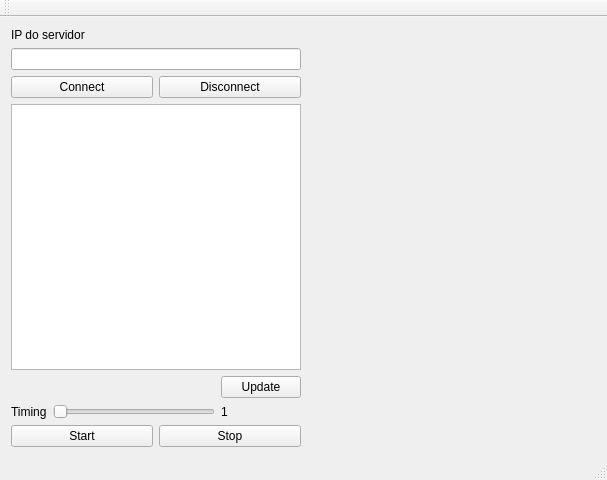
<?xml version="1.0" encoding="UTF-8"?>
<ui version="4.0">
 <class>MainWindow</class>
 <widget class="QMainWindow" name="MainWindow">
  <property name="geometry">
   <rect>
    <x>0</x>
    <y>0</y>
    <width>607</width>
    <height>480</height>
   </rect>
  </property>
  <property name="windowTitle">
   <string>MainWindow</string>
  </property>
  <widget class="QWidget" name="centralWidget">
   <layout class="QGridLayout" name="gridLayout_3">
    <item row="0" column="0">
     <layout class="QHBoxLayout" name="horizontalLayout_3" stretch="50,50">
      <item>
       <layout class="QGridLayout" name="gridLayout_2">
        <item row="0" column="0">
         <layout class="QVBoxLayout" name="verticalLayout_2">
          <item>
           <layout class="QVBoxLayout" name="verticalLayout">
            <item>
             <widget class="QLabel" name="label">
              <property name="text">
               <string>IP do servidor</string>
              </property>
             </widget>
            </item>
            <item>
             <widget class="QLineEdit" name="lineEdit"/>
            </item>
           </layout>
          </item>
          <item>
           <layout class="QHBoxLayout" name="horizontalLayout_2">
            <item>
             <widget class="QPushButton" name="pushButtonConnect">
              <property name="text">
               <string>Connect</string>
              </property>
             </widget>
            </item>
            <item>
             <widget class="QPushButton" name="pushButtonDisconnect">
              <property name="text">
               <string>Disconnect</string>
              </property>
             </widget>
            </item>
           </layout>
          </item>
         </layout>
        </item>
        <item row="2" column="0">
         <layout class="QGridLayout" name="gridLayout">
          <item row="0" column="2">
           <widget class="QPushButton" name="pushButtonUpdate">
            <property name="text">
             <string>Update</string>
            </property>
           </widget>
          </item>
          <item row="1" column="2">
           <widget class="QLabel" name="label_2">
            <property name="text">
             <string>1</string>
            </property>
           </widget>
          </item>
          <item row="1" column="1">
           <widget class="QSlider" name="horizontalSliderTime">
            <property name="minimum">
             <number>1</number>
            </property>
            <property name="maximum">
             <number>60</number>
            </property>
            <property name="orientation">
             <enum>Qt::Horizontal</enum>
            </property>
           </widget>
          </item>
          <item row="1" column="0">
           <widget class="QLabel" name="label_3">
            <property name="text">
             <string>Timing</string>
            </property>
           </widget>
          </item>
          <item row="0" column="0" colspan="2">
           <spacer name="horizontalSpacer">
            <property name="orientation">
             <enum>Qt::Horizontal</enum>
            </property>
            <property name="sizeHint" stdset="0">
             <size>
              <width>138</width>
              <height>20</height>
             </size>
            </property>
           </spacer>
          </item>
          <item row="2" column="0" colspan="3">
           <layout class="QHBoxLayout" name="horizontalLayout">
            <item>
             <widget class="QPushButton" name="pushButtonStart">
              <property name="text">
               <string>Start</string>
              </property>
             </widget>
            </item>
            <item>
             <widget class="QPushButton" name="pushButton_5">
              <property name="text">
               <string>Stop</string>
              </property>
             </widget>
            </item>
           </layout>
          </item>
         </layout>
        </item>
        <item row="1" column="0">
         <widget class="QListWidget" name="listWidget"/>
        </item>
       </layout>
      </item>
      <item>
       <widget class="Plotter" name="myPlotter" native="true"/>
      </item>
     </layout>
    </item>
   </layout>
  </widget>
  <widget class="QMenuBar" name="menuBar">
   <property name="geometry">
    <rect>
     <x>0</x>
     <y>0</y>
     <width>607</width>
     <height>21</height>
    </rect>
   </property>
  </widget>
  <widget class="QToolBar" name="mainToolBar">
   <attribute name="toolBarArea">
    <enum>TopToolBarArea</enum>
   </attribute>
   <attribute name="toolBarBreak">
    <bool>false</bool>
   </attribute>
  </widget>
  <widget class="QStatusBar" name="statusBar"/>
 </widget>
 <layoutdefault spacing="6" margin="11"/>
 <customwidgets>
  <customwidget>
   <class>Plotter</class>
   <extends>QWidget</extends>
   <header>plotter.h</header>
   <container>1</container>
  </customwidget>
 </customwidgets>
 <resources/>
 <connections>
  <connection>
   <sender>pushButtonConnect</sender>
   <signal>clicked(bool)</signal>
   <receiver>MainWindow</receiver>
   <slot>conecta()</slot>
   <hints>
    <hint type="sourcelabel">
     <x>61</x>
     <y>99</y>
    </hint>
    <hint type="destinationlabel">
     <x>75</x>
     <y>120</y>
    </hint>
   </hints>
  </connection>
  <connection>
   <sender>horizontalSliderTime</sender>
   <signal>valueChanged(int)</signal>
   <receiver>label_2</receiver>
   <slot>setNum(int)</slot>
   <hints>
    <hint type="sourcelabel">
     <x>118</x>
     <y>410</y>
    </hint>
    <hint type="destinationlabel">
     <x>255</x>
     <y>412</y>
    </hint>
   </hints>
  </connection>
  <connection>
   <sender>pushButtonUpdate</sender>
   <signal>clicked(bool)</signal>
   <receiver>MainWindow</receiver>
   <slot>updateList()</slot>
   <hints>
    <hint type="sourcelabel">
     <x>263</x>
     <y>386</y>
    </hint>
    <hint type="destinationlabel">
     <x>189</x>
     <y>376</y>
    </hint>
   </hints>
  </connection>
  <connection>
   <sender>pushButtonDisconnect</sender>
   <signal>clicked()</signal>
   <receiver>MainWindow</receiver>
   <slot>disconecta()</slot>
   <hints>
    <hint type="sourcelabel">
     <x>202</x>
     <y>106</y>
    </hint>
    <hint type="destinationlabel">
     <x>222</x>
     <y>120</y>
    </hint>
   </hints>
  </connection>
  <connection>
   <sender>pushButton_5</sender>
   <signal>clicked()</signal>
   <receiver>MainWindow</receiver>
   <slot>stop()</slot>
   <hints>
    <hint type="sourcelabel">
     <x>226</x>
     <y>434</y>
    </hint>
    <hint type="destinationlabel">
     <x>77</x>
     <y>380</y>
    </hint>
   </hints>
  </connection>
  <connection>
   <sender>pushButtonStart</sender>
   <signal>clicked(bool)</signal>
   <receiver>MainWindow</receiver>
   <slot>start()</slot>
   <hints>
    <hint type="sourcelabel">
     <x>100</x>
     <y>442</y>
    </hint>
    <hint type="destinationlabel">
     <x>125</x>
     <y>455</y>
    </hint>
   </hints>
  </connection>
 </connections>
 <slots>
  <slot>conecta()</slot>
  <slot>getData()</slot>
  <slot>updateList()</slot>
  <slot>disconecta()</slot>
  <slot>stop()</slot>
  <slot>start()</slot>
 </slots>
</ui>
